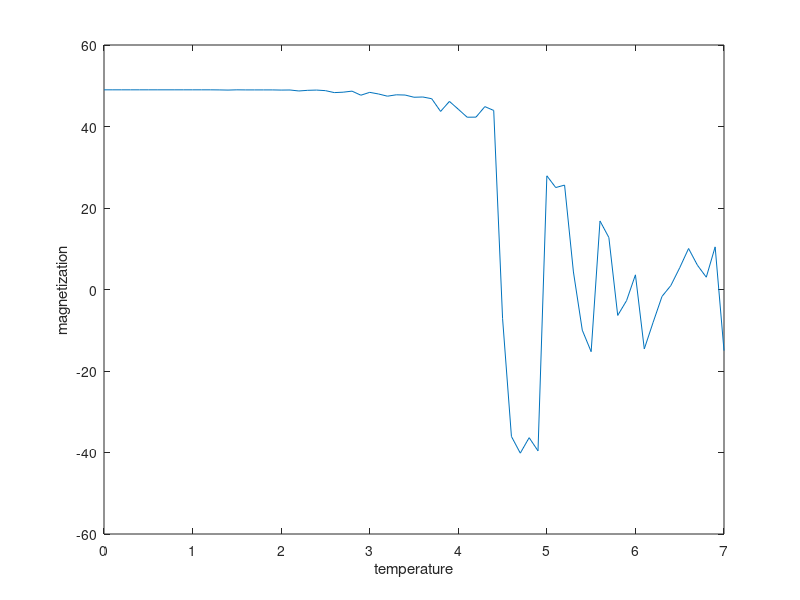

MATLAB code for this plot:
clear all;
clc;

% Initialize lattice
N=7;
S(N+2,N+2)=0;
J=1;

% Steps
Ntr = 10;
Nsteps = 100;


% Initialize lattice spins
for i=2:N+1
    for j=2:N+1
        temp=rand;
        if temp>1/2
            S(i,j)=1;
        else
            S(i,j)=-1;
        end
    end
end

S

% Impose periodic boundary conditions
S(1,:) = S(N+1,:);
S(N+2,:) = S(2,:);
S(:,1) = S(:,N+1);
S(:,N+2)= S(:,2);

S

% Choose temperature range
Ti = 7;
dT = 0.1;
Tf = 0.1;

% Start timer
tic 
counter=1;
T(counter)=Ti;
M(counter)=sum(sum(S));

while T>Tf
    
    mag=0;
    
    % Transitory period
    for k=1:Ntr
        x = round(2+(N-1)*rand);
        y = round(2+(N-1)*rand);
        
        DE = 4*J*S(x,y)*(S(x-1,y)+S(x,y-1)+S(x+1,y)+S(x,y+1));
        P = exp ( -DE/T(counter));
        
        if P>rand
            S(x,y)=-S(x,y);
        end
        
        S(1,:) = S(N+1,:);
        S(N+2,:) = S(2,:);
        S(:,1) = S(:,N+1);
        S(:,N+2)= S(:,2);
    end
    
     % Actual iteration for Magnetization copmputing
    for k=1:Nsteps
        for j=1:N^2
            
            x = round(2+(N-1)*rand);
            y = round(2+(N-1)*rand);

            DE = 4*J*S(x,y)*(S(x-1,y)+S(x,y-1)+S(x+1,y)+S(x,y+1));
            P = exp ( -DE/T(counter));

            if P>rand
                S(x,y)=-S(x,y);
            end

            S(1,:) = S(N+1,:);
            S(N+2,:) = S(2,:);
            S(:,1) = S(:,N+1);
            S(:,N+2)= S(:,2);
        end
        
        mag = mag + S;
        
    end
    
    counter = counter+1;
    T(counter) = T(counter-1) - dT;
    M(counter) = sum(sum(mag(2:N+1, 2:N+1)))/Nsteps;
end

S

% End timer
toc

figure(1);
plot(T,M)
xlabel('temperature')
ylabel('magnetization')
    
